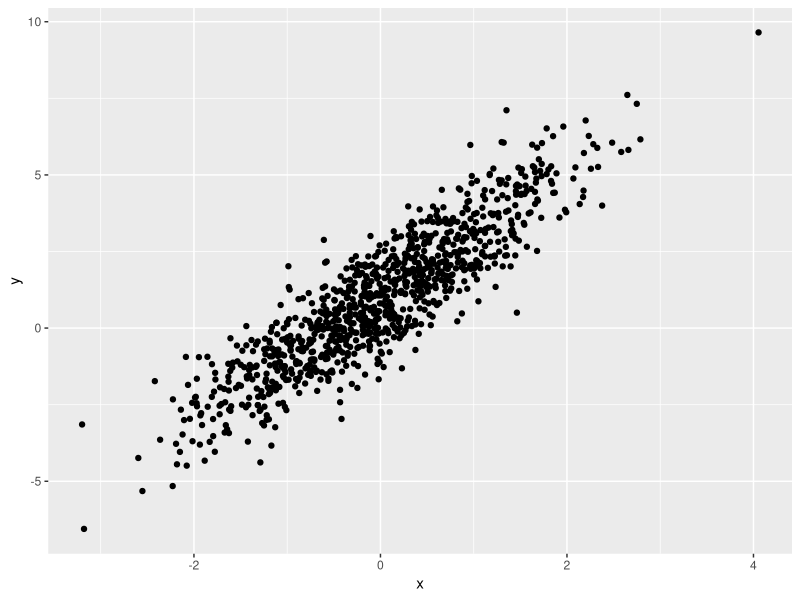
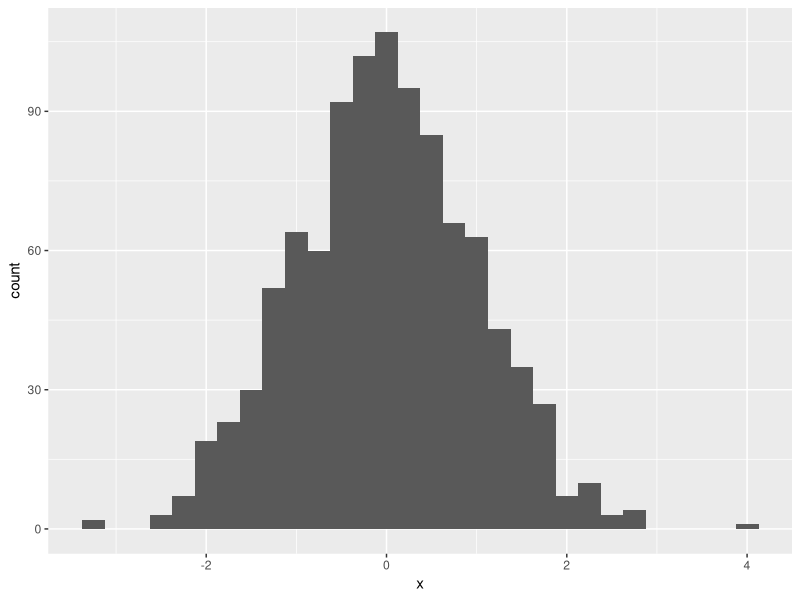
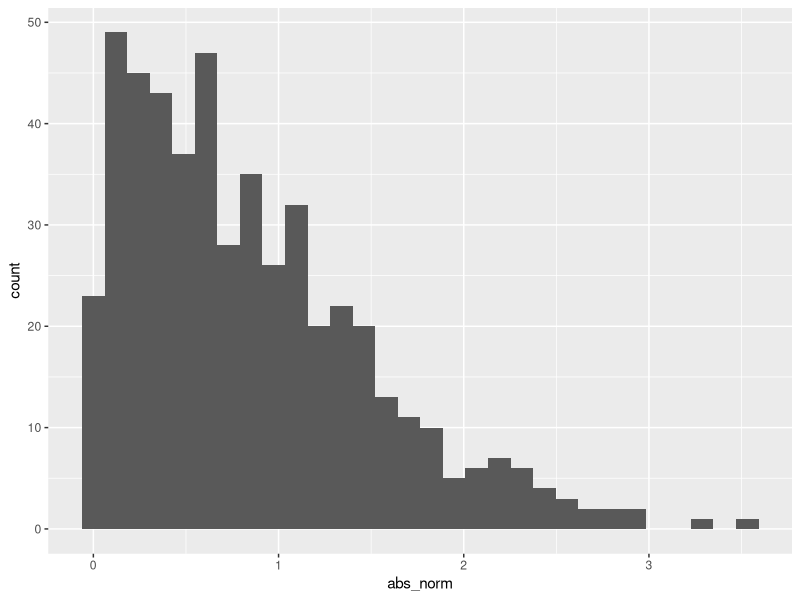

Source code (R) for these figures, in order:
## ---- chunk 1
library(tidyverse)
## ---- chunk 2
samp = rnorm(100)
length(samp)
## ---- chunk 3
plot_df = 
  tibble(
    x = rnorm(n = 1000),
    y = 1 + 2 * x + rnorm(n = 1000)
  )

ggplot(plot_df, aes(x = x, y = y)) + geom_point()
## ---- chunk 4
ggplot(plot_df, aes(x = x)) + geom_histogram()
## ---- chunk 5
la_df = 
  tibble(
    norm = rnorm(n = 500), mean = 1,
    logical = norm > 0,
    abs_norm = abs(norm)
  )

ggplot(la_df, aes(abs_norm)) + geom_histogram()

